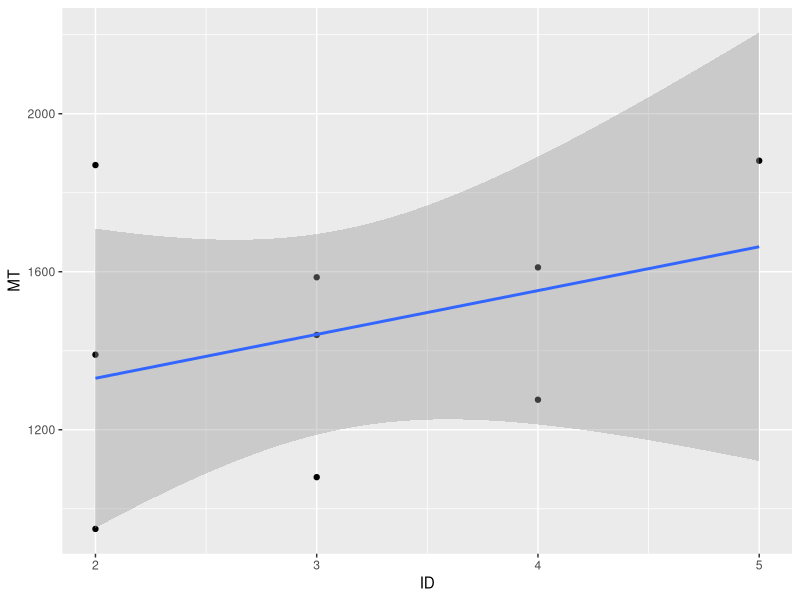

This figure's R source:
## ---- chunk 1
knitr::opts_chunk$set(echo = TRUE)
## ---- chunk 2
library(ggplot2)
## ---- chunk 3
meanMTdf <- read.csv("../data/20211117_1527_MeanMT.csv", header=T)
rawdf <- read.csv("../data/20211117_1527_RawData.csv", header=T)
## ---- chunk 4
ggplot(meanMTdf, aes(ID, MT)) +
  geom_point() +
  geom_smooth(method='lm')
## ---- chunk 5
model <- lm(MT~ID, data = meanMTdf)
summary(model)
